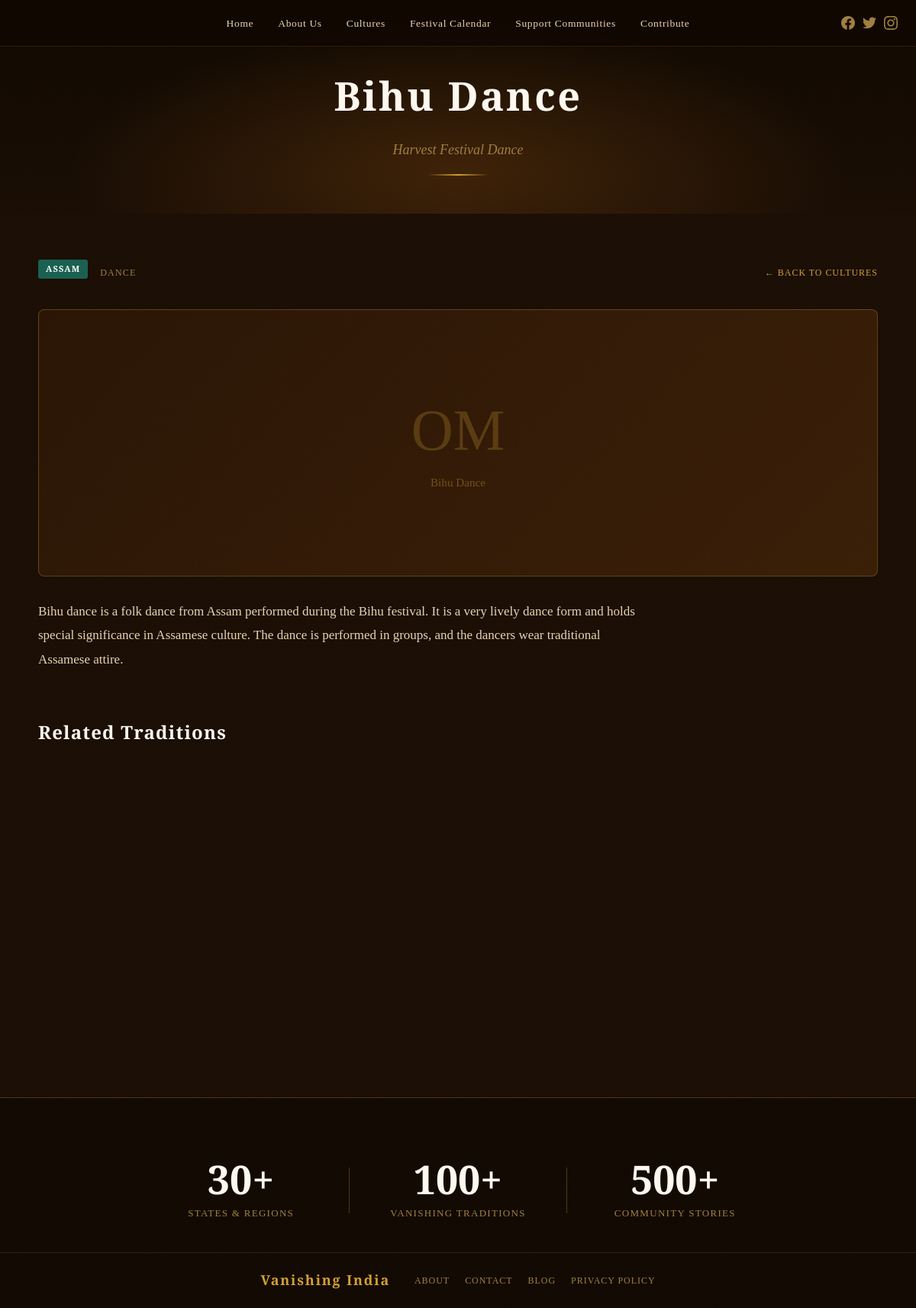
Page /pages/tradition.php?id=6 on the committed database.
### tables this page shows
CREATE TABLE IF NOT EXISTS traditions (
    id INT AUTO_INCREMENT PRIMARY KEY,
    title VARCHAR(255) NOT NULL,
    region VARCHAR(255) NOT NULL,
    state VARCHAR(255) NOT NULL,
    category ENUM('folk_arts','festivals','rituals','music','crafts','dance') NOT NULL,
    short_desc TEXT,
    full_desc LONGTEXT,
    image_url VARCHAR(500),
    is_featured TINYINT(1) DEFAULT 0,
    created_at TIMESTAMP DEFAULT CURRENT_TIMESTAMP
);

### pages/tradition.php (the view, shortened to what this page needs)
<?php
$id = (int)($_GET['id'] ?? 0);
$tradition = null;
$db = getDB();
if ($db && $id > 0) {
    $stmt = $db->prepare("SELECT * FROM traditions WHERE id = ?");
    $stmt->execute([$id]);
    $tradition = $stmt->fetch();
}
$tag_classes = ['Rajasthan'=>'rajasthan','Himachal Pradesh'=>'himachal','Bihar'=>'bihar','Karnataka'=>'karnataka','Assam'=>'assam','Kerala'=>'kerala','Gujarat'=>'gujarat','Madhya Pradesh'=>'mp'];
$tag = $tag_classes[$tradition['state']] ?? 'rajasthan';
?>
<?php require_once '../includes/header.php'; ?>
<div class="page-hero">
    <div class="page-hero-content">
        <h1 class="page-title"><?= htmlspecialchars($tradition['title']) ?></h1>
        <p class="page-subtitle"><?= htmlspecialchars($tradition['short_desc'] ?? '') ?></p>
        <div class="gold-divider"></div>
    </div>
</div>
<div class="container section-pad">
    <div class="tradition-meta">
        <span class="card-tag <?= $tag ?>"><?= htmlspecialchars($tradition['state']) ?></span>
        <?php if (!empty($tradition['category'])): ?>
        <span style="font-family:var(--font-heading);font-size:12px;letter-spacing:0.1em;text-transform:uppercase;color:var(--color-text-muted);">
            <?= ucfirst(str_replace('_',' ', $tradition['category'])) ?>
        </span>
        <?php endif; ?>
        <a href="cultures.php" style="margin-left:auto;font-family:var(--font-heading);font-size:12px;letter-spacing:0.08em;text-transform:uppercase;color:var(--color-gold);">← Back to Cultures</a>
    </div>
    <?php if (!empty($tradition['image_url']) && file_exists('../' . $tradition['image_url'])): ?>
    <img src="<?= SITE_URL ?>/<?= htmlspecialchars($tradition['image_url']) ?>"
         alt="<?= htmlspecialchars($tradition['title']) ?>"
         class="tradition-hero-img" loading="lazy">
    <?php else: ?>
    <div style="height:350px;background:linear-gradient(135deg,var(--color-surface) 0%,var(--color-surface2) 100%);border-radius:var(--radius);border:var(--border-gold);display:flex;align-items:center;justify-content:center;margin:30px 0;">
        <svg viewBox="0 0 400 260" width="380" xmlns="http://www.w3.org/2000/svg">
            <text x="200" y="140" font-family="serif" font-size="80" text-anchor="middle" fill="#d4a032" opacity="0.25">OM</text>
            <text x="200" y="190" font-family="serif" font-size="16" text-anchor="middle" fill="#d4a032" opacity="0.4"><?= htmlspecialchars($tradition['title']) ?></text>
        </svg>
    </div>
    <?php endif; ?>
    <div class="tradition-body" style="max-width:800px;">
        <?php
        $paragraphs = explode("\n\n", $tradition['full_desc'] ?? $tradition['short_desc'] ?? '');
        foreach ($paragraphs as $para) {
            if (trim($para)) echo '<p>' . nl2br(htmlspecialchars(trim($para))) . '</p>';
        }
        ?>
    </div>
    <?php
    $related = [];
    if ($db) {
        $stmt = $db->prepare("SELECT * FROM traditions WHERE id != ? AND (state = ? OR category = ?) LIMIT 3");
        $stmt->execute([$id, $tradition['state'], $tradition['category'] ?? '']);
        $related = $stmt->fetchAll();
    }
    if (!empty($related)):
    ?>
    <h2 style="font-family:var(--font-heading);font-size:24px;color:var(--color-white);margin:60px 0 30px;letter-spacing:0.05em;">Related Traditions</h2>
    <div class="culture-cards" style="padding:0;">
    </div>
    <?php endif; ?>
</div>
<?php require_once '../includes/footer.php'; ?>

### assets/css/style.css (style rules this page uses)
:root { --color-bg: #1a0e05; --color-bg2: #120a02; --color-surface: #2a1505; --color-surface2: #3a1f08; --color-gold: #d4a032; --color-gold-lt: #f0c060; --color-gold-dk: #8b5e10; --color-amber: #c87820; --color-text: #e8d5b0; --color-text-muted:#a08040; --color-white: #fff8ee; --color-tag-raj: #c25a1a; --color-tag-him: #3d7a5c; --color-tag-bih: #1a5a8a; --font-display: 'Cinzel Decorative', serif; --font-heading: 'Cinzel', serif; --font-body: 'EB Garamond', serif; --shadow-gold: 0 0 30px rgba(212,160,50,0.25); --shadow-deep: 0 8px 40px rgba(0,0,0,0.7); --border-gold: 1px solid rgba(212,160,50,0.3); --radius: 8px; --transition: all 0.35s ease; }
*, *::before, *::after { box-sizing: border-box; margin: 0; padding: 0; }
html { scroll-behavior: smooth; }
body { background-color: var(--color-bg); color: var(--color-text); font-family: var(--font-body); font-size: 17px; line-height: 1.7; overflow-x: hidden; min-height: 100vh; }
body::before { content: ''; position: fixed; inset: 0; pointer-events: none; z-index: 0; opacity: 0.4; }
a { text-decoration: none; color: inherit; }
.culture-cards { display: grid; grid-template-columns: repeat(3, 1fr); gap: 24px; max-width: 1100px; margin: 0 auto; padding: 0 24px; }
.card-tag { display: inline-block; font-family: var(--font-heading); font-size: 11px; font-weight: 600; letter-spacing: 0.1em; text-transform: uppercase; padding: 3px 10px; border-radius: 3px; margin-bottom: 10px; }
.card-tag.assam { background: #1a6050; color: #fff; }
.page-hero { min-height: 280px; display: flex; align-items: flex-end; justify-content: center; padding: 80px 24px 50px; background: linear-gradient(180deg, var(--color-bg2) 0%, var(--color-bg) 100%); position: relative; overflow: hidden; text-align: center; }
.page-hero::before { content: ''; position: absolute; inset: 0; background: radial-gradient(ellipse at 50% 80%, rgba(180,100,20,0.25) 0%, transparent 60%); }
.page-hero-content { position: relative; z-index: 1; }
.page-title { font-family: var(--font-heading); font-size: clamp(32px, 5vw, 52px); font-weight: 700; color: var(--color-white); letter-spacing: 0.05em; margin-bottom: 12px; }
.page-subtitle { font-size: 18px; color: var(--color-text-muted); font-style: italic; }
.gold-divider { width: 80px; height: 2px; background: linear-gradient(90deg, transparent, var(--color-gold), transparent); margin: 16px auto 0; }
.container { max-width: 1100px; margin: 0 auto; padding: 0 24px; }
.section-pad { padding: 60px 0; }
.tradition-meta { display: flex; gap: 16px; align-items: center; flex-wrap: wrap; margin-bottom: 30px; }
.tradition-body { font-size: 17px; line-height: 1.85; color: var(--color-text); }
.tradition-body p { margin-bottom: 20px; }

### rows in the picture
traditions: title "Bihu Dance", short_desc "Harvest Festival Dance", state "ASSAM", category "DANCE", full_desc "Bihu dance is a folk dance from Assam performed during the Bihu festival. It is a very lively dance form and holds special significance in Assamese culture. The dance is performed in groups, and the dancers wear traditional Assamese attire."
